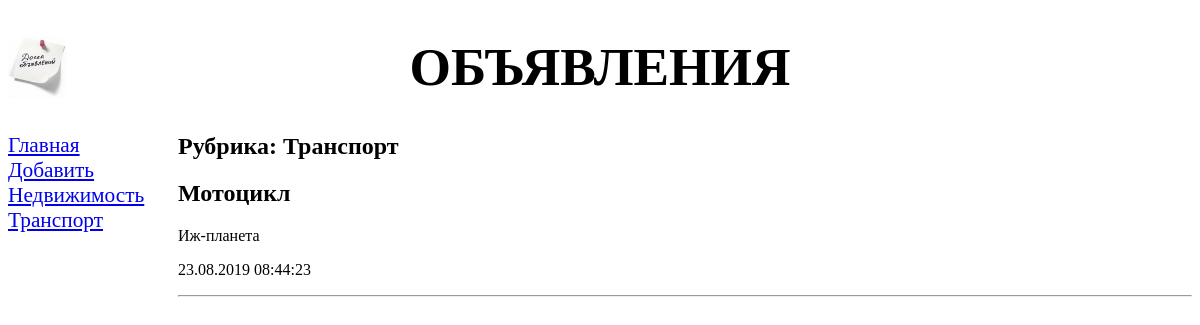
Page /bboard/2/ on the earlier database version.
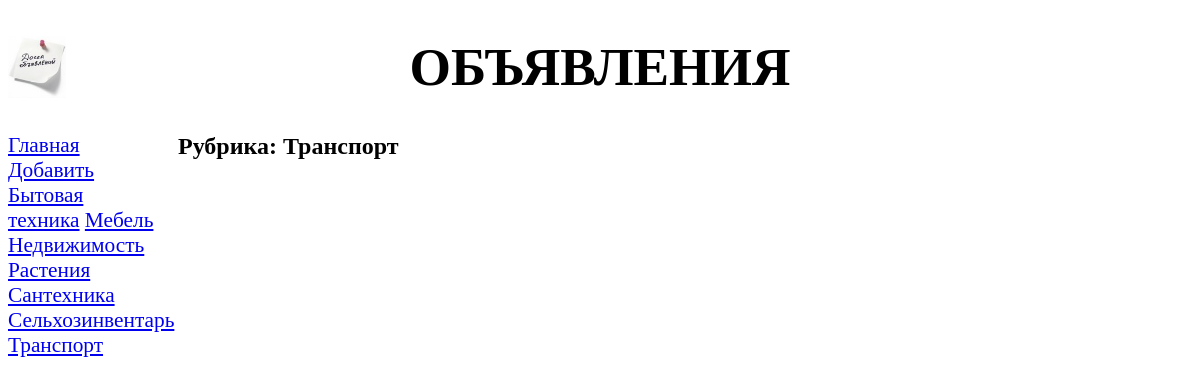
Same page on the later database version.
### bboard/models.py (models this page shows, shortened)
class Rubric(models.Model):
    name = models.CharField(max_length=20, db_index=True,
                            verbose_name='Название')
    def get_absolute_url(self):
        return "/bboard/%s" % self.pk
    class Meta:
        verbose_name_plural = 'Рубрики'
        verbose_name = 'Рубрика'
        ordering = ['name']

class Bb(models.Model):
    title = models.CharField(max_length=50, verbose_name='Товар')
    content = models.TextField(null=True, blank=True, verbose_name='Описание')
    price = models.FloatField(null=True, blank=True, verbose_name='Цена')
    published = models.DateTimeField(auto_now_add=True, db_index=True, verbose_name='Опубликовано')
    rubric = models.ForeignKey('Rubric', null=True, on_delete=models.PROTECT, verbose_name='Рубрика')
    class Meta:
        verbose_name_plural = 'Объявления'
        verbose_name = 'Объявление'
        ordering = ['-published']

### bboard/views.py (the view)
# urls.py: path('<int:rubric_id>/', by_rubric, name='by_rubric'),
def by_rubric(request, rubric_id):
    bbs = Bb.objects.filter(rubric=rubric_id)
    rubrics = Rubric.objects.all()
    current_rubric = Rubric.objects.get(pk=rubric_id)
    context = {'bbs': bbs, 'rubrics': rubrics, 'current_rubric': current_rubric}
    return render(request, 'bboard/by_rubric.html', context)

### bboard/templates/bboard/by_rubric.html (shortened to what this page needs)
{% extends "layout/basic.html" %}
    {% block content %}
        <h2>Рубрика: {{ current_rubric.name }}</h2>
        {% for bb in bbs %}
        <div>
            <h2>{{ bb.title }}</h2>
            <p>{{ bb.content }}</p>
            <p>{{ bb.published|date:"d.m.Y H:i:s" }}</p>
            <hr>
        </div>
        {% endfor %}
    {% endblock %}

### bboard/templates/layout/basic.html (shortened to what this page needs)
{% load static %}
<!DOCTYPE html>
<html>
    <head>
        <link rel="stylesheet" type="text/css" href="{% static 'bboard/style.css' %}">
    </head>
    <body>
        <header>
            <h1>Объявления</h1>
        </header>
        <nav>
            <a href="{% url 'index' %}">Главная</a>
            <a href="{% url 'add' %}">Добавить</a>
            {% for rubric in rubrics %}
            <a href="{{ rubric.get_absolute_url }}">{{ rubric.name }}</a>
            {% endfor %}
        </nav>
        <section>
            {% block content %}
            {% endblock %}
        </section>
    </body>
</html>

Differences in the rows shown:
removed Bb: title "Мотоцикл", content "Иж-планета", published "23.08.2019 08:44:23"
added Rubric: name "Бытовая техника"
added Rubric: name "Мебель"
added Rubric: name "Растения"
added Rubric: name "Сантехника"
added Rubric: name "Сельхозинвентарь"
